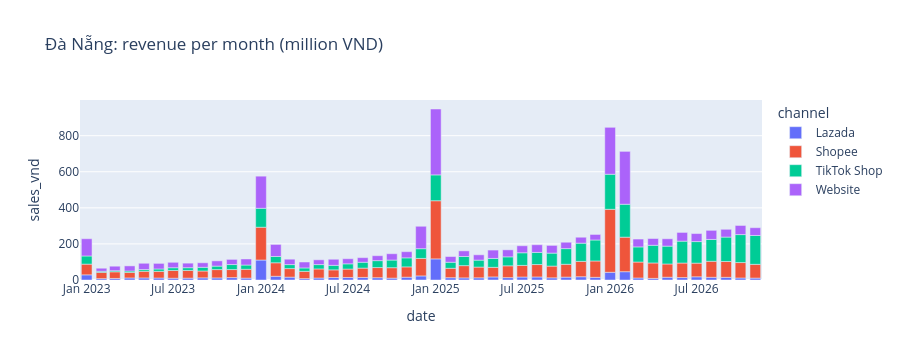

Write notebook code for a chart like this one.
### Markdown cell above
#### 🔧 TRY IT — change the province and run again

### Code cell
PROVINCE = "Đà Nẵng"      # try: "Hà Nội", "TP. Hồ Chí Minh", "Cần Thơ", "Khánh Hòa"
p = valid[valid["province_clean"] == PROVINCE]
m = p.groupby([p["date"].dt.to_period("M").astype(str), "channel"])["sales_vnd"].sum().div(1e6).reset_index()
px.bar(m, x="date", y="sales_vnd", color="channel", title=f"{PROVINCE}: revenue per month (million VND)", height=360).show()

### Figure 1 — Plotly figure (JSON) as saved in the notebook; plotly's stock layout.template omitted (floating-point values rounded to 4 significant figures)
{"data": [{"hovertemplate": "channel=Lazada<br>date=%{x}<br>sales_vnd=%{y}<extra></extra>", "legendgroup": "Lazada", "marker": {"color": "#636efa", "pattern": {"shape": ""}}, "name": "Lazada", "orientation": "v", "showlegend": true, "textposition": "auto", "type": "bar", "x": ["2023-01", "2023-02", "2023-03", "2023-04", "2023-05", "2023-06", "2023-07", "2023-08", "2023-09", "2023-10", "2023-11", "2023-12", "2024-01", "2024-02", "2024-03", "2024-04", "2024-05", "2024-06", "2024-07", "2024-08", "2024-09", "2024-10", "2024-11", "2024-12", "2025-01", "2025-02", "2025-03", "2025-04", "2025-05", "2025-06", "2025-07", "2025-08", "2025-09", "2025-10", "2025-11", "2025-12", "2026-01", "2026-02", "2026-03", "2026-04", "2026-05", "2026-06", "2026-07", "2026-08", "2026-09", "2026-10", "2026-11"], "xaxis": "x", "y": [28.61, 7.549, 8.575, 11.36, 11.48, 11.08, 9.866, 10.37, 11.91, 11.51, 13.48, 10.55, 110.7, 20.6, 15.8, 7.765, 11.1, 13.67, 14.07, 14.23, 12.82, 10.29, 15.6, 22.67, 117.1, 12.83, 11.78, 12.16, 17.02, 13.18, 16.63, 16.88, 12.09, 16.02, 18.17, 14.78, 42.74, 46.06, 11.22, 8.955, 15.33, 13.5, 17.77, 15.05, 14.74, 11.2, 10.57], "yaxis": "y"}, {"hovertemplate": "channel=Shopee<br>date=%{x}<br>sales_vnd=%{y}<extra></extra>", "legendgroup": "Shopee", "marker": {"color": "#EF553B", "pattern": {"shape": ""}}, "name": "Shopee", "orientation": "v", "showlegend": true, "textposition": "auto", "type": "bar", "x": ["2023-01", "2023-02", "2023-03", "2023-04", "2023-05", "2023-06", "2023-07", "2023-08", "2023-09", "2023-10", "2023-11", "2023-12", "2024-01", "2024-02", "2024-03", "2024-04", "2024-05", "2024-06", "2024-07", "2024-08", "2024-09", "2024-10", "2024-11", "2024-12", "2025-01", "2025-02", "2025-03", "2025-04", "2025-05", "2025-06", "2025-07", "2025-08", "2025-09", "2025-10", "2025-11", "2025-12", "2026-01", "2026-02", "2026-03", "2026-04", "2026-05", "2026-06", "2026-07", "2026-08", "2026-09", "2026-10", "2026-11"], "xaxis": "x", "y": [59.35, 34.76, 36.8, 30.59, 36.96, 36.83, 43.0, 42.5, 37.95, 46.2, 44.45, 48.88, 181.9, 74.95, 47.42, 40.27, 50.22, 42.6, 46.54, 51.63, 56.18, 57.94, 57.09, 96.98, 322.4, 52.09, 67.89, 59.4, 53.2, 65.47, 64.2, 68.84, 65.07, 71.12, 85.06, 90.72, 349.3, 191.4, 88.39, 85.53, 73.51, 80.59, 75.72, 88.79, 87.83, 85.53, 76.3], "yaxis": "y"}, {"hovertemplate": "channel=TikTok Shop<br>date=%{x}<br>sales_vnd=%{y}<extra></extra>", "legendgroup": "TikTok Shop", "marker": {"color": "#00cc96", "pattern": {"shape": ""}}, "name": "TikTok Shop", "orientation": "v", "showlegend": true, "textposition": "auto", "type": "bar", "x": ["2023-01", "2023-02", "2023-03", "2023-04", "2023-05", "2023-06", "2023-07", "2023-08", "2023-09", "2023-10", "2023-11", "2023-12", "2024-01", "2024-02", "2024-03", "2024-04", "2024-05", "2024-06", "2024-07", "2024-08", "2024-09", "2024-10", "2024-11", "2024-12", "2025-01", "2025-02", "2025-03", "2025-04", "2025-05", "2025-06", "2025-07", "2025-08", "2025-09", "2025-10", "2025-11", "2025-12", "2026-01", "2026-02", "2026-03", "2026-04", "2026-05", "2026-06", "2026-07", "2026-08", "2026-09", "2026-10", "2026-11"], "xaxis": "x", "y": [45.23, 6.077, 6.083, 7.852, 9.542, 13.18, 15.21, 15.38, 20.51, 19.29, 27.75, 23.59, 105.0, 34.9, 22.22, 18.78, 24.14, 24.93, 29.03, 32.55, 38.42, 42.38, 50.1, 53.94, 143.2, 33.45, 50.58, 38.58, 49.24, 49.72, 70.1, 67.15, 71.89, 86.82, 100.9, 116.4, 194.3, 182.5, 83.87, 97.96, 98.95, 121.3, 119.5, 121.0, 135.4, 155.1, 160.0], "yaxis": "y"}, {"hovertemplate": "channel=Website<br>date=%{x}<br>sales_vnd=%{y}<extra></extra>", "legendgroup": "Website", "marker": {"color": "#ab63fa", "pattern": {"shape": ""}}, "name": "Website", "orientation": "v", "showlegend": true, "textposition": "auto", "type": "bar", "x": ["2023-01", "2023-02", "2023-03", "2023-04", "2023-05", "2023-06", "2023-07", "2023-08", "2023-09", "2023-10", "2023-11", "2023-12", "2024-01", "2024-02", "2024-03", "2024-04", "2024-05", "2024-06", "2024-07", "2024-08", "2024-09", "2024-10", "2024-11", "2024-12", "2025-01", "2025-02", "2025-03", "2025-04", "2025-05", "2025-06", "2025-07", "2025-08", "2025-09", "2025-10", "2025-11", "2025-12", "2026-01", "2026-02", "2026-03", "2026-04", "2026-05", "2026-06", "2026-07", "2026-08", "2026-09", "2026-10", "2026-11"], "xaxis": "x", "y": [95.67, 16.94, 25.07, 28.44, 34.74, 31.01, 30.04, 25.18, 25.09, 29.14, 28.58, 33.52, 178.1, 66.74, 29.93, 32.9, 26.56, 33.83, 28.36, 25.53, 27.31, 35.12, 34.17, 124.3, 365.3, 31.79, 31.32, 29.57, 46.46, 38.85, 38.94, 42.75, 42.74, 35.45, 32.99, 30.67, 260.2, 293.2, 43.62, 37.62, 40.74, 48.33, 44.56, 50.54, 43.17, 50.52, 43.11], "yaxis": "y"}], "layout": {"barmode": "relative", "height": 360, "legend": {"title": {"text": "channel"}, "tracegroupgap": 0}, "title": {"text": "Đà Nẵng: revenue per month (million VND)"}, "xaxis": {"anchor": "y", "domain": [0, 1], "title": {"text": "date"}}, "yaxis": {"anchor": "x", "domain": [0, 1], "title": {"text": "sales_vnd"}}}}
